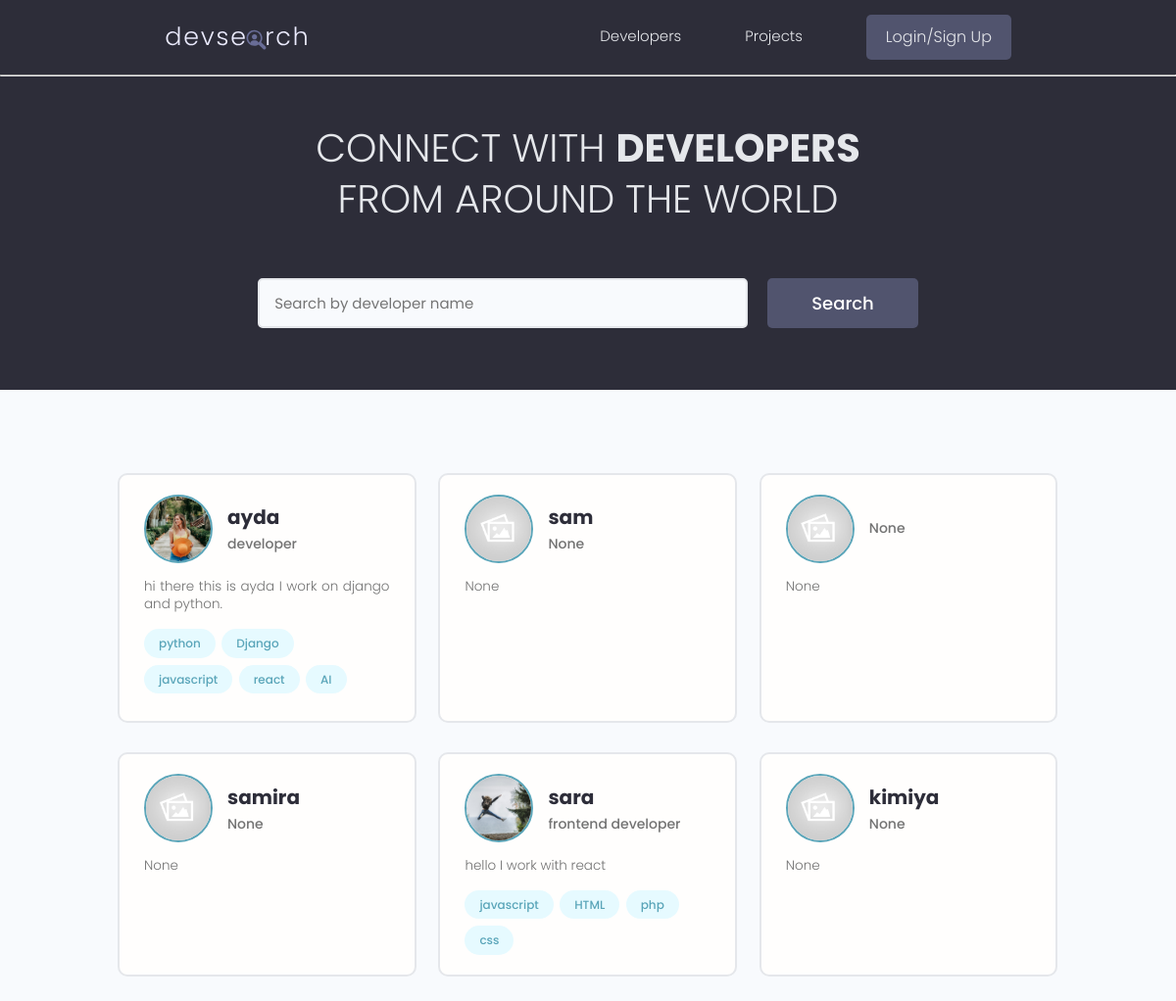
The app's page /, older data.
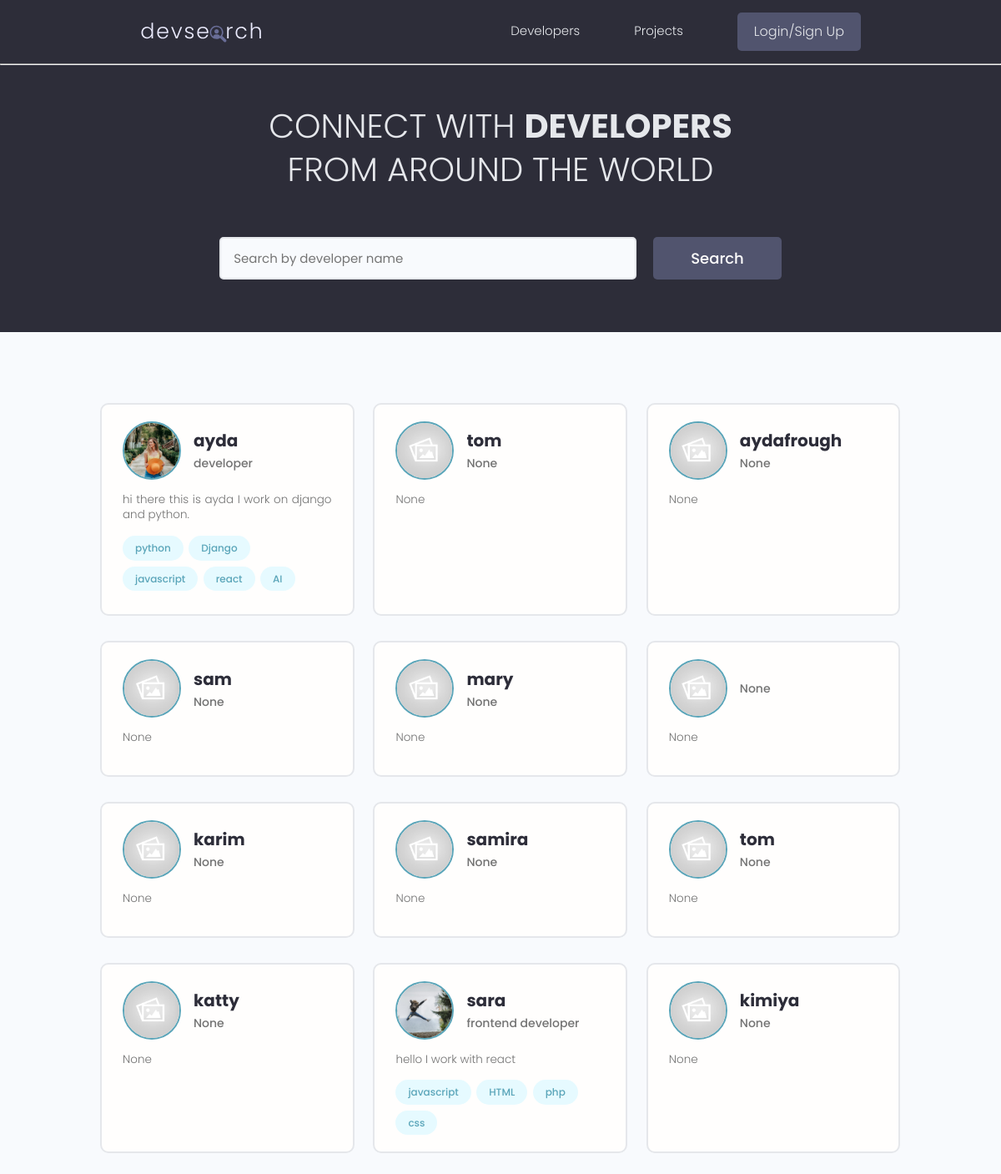
The same page, newer data.
### users/models.py (models this page shows, shortened)
class Profile(models.Model):
    user=models.OneToOneField(User, on_delete=models.CASCADE, null=True, blank=True)
    name=models.CharField(max_length=200, blank=True, null=True)
    username=models.CharField(max_length=200, blank=True, null=True)
    location=models.CharField(max_length=200, blank=True, null=True)
    email=models.EmailField(max_length=500,blank=True, null=True)
    short_intro= models.CharField(max_length=200, blank=True, null=True)
    bio=  models.TextField(blank=True, null=True)
    profile_image= models.ImageField(null=True, blank=True,upload_to='profiles/', default='profiles/default.jpg')
    social_github =models.CharField(max_length=200,blank=True,null=True)
    social_linkedin =models.CharField(max_length=200,blank=True,null=True)
    social_youtube =models.CharField(max_length=200,blank=True,null=True)
    social_website =models.CharField(max_length=200,blank=True,null=True)
    created=models.DateTimeField(auto_now_add=True)
    id= models.UUIDField(default=uuid.uuid4 , unique=True, primary_key=True, editable=False)

class skills(models.Model):
    owner= models.ForeignKey(Profile, on_delete=models.CASCADE, null=True, blank=True)
    name=models.CharField(max_length = 200,null=True, blank=True)
    description=models.TextField(null=True,blank=True)
    created=models.DateTimeField(auto_now_add=True)
    id=models.UUIDField(default=uuid.uuid4, unique=True,primary_key=True,editable=False)

### users/views.py (the view)
# urls.py: path('',views.profiles, name="profiles"),
def profiles(request):
    profiles,search_query=searchProfiles(request)
    context={'profiles':profiles,'search_query':search_query}
    return render(request,'users/profiles.html', context)

### users/utils.py (called while the page is built)
def searchProfiles(request):
    search_query=''
    if request.GET.get('search_query'):
        search_query= request.GET.get('search_query')
    s=skills.objects.filter(name__icontains=search_query)
    profiles=Profile.objects.distinct().filter(Q(name__icontains=search_query)|
    Q(short_intro__icontains=search_query)|
    Q(skills__in=s))
    return profiles, search_query

### users/templates/users/profiles.html (shortened to what this page needs)
{% extends 'main.html' %}
{% block content %}
<main class="home">
    <section class="hero-section text-center">
      <div class="container container--narrow">
        <div class="hero-section__box">
          <h2>CONNECT WITH <span>DEVELOPERS</span></h2>
          <h2>FROM AROUND THE WORLD</h2>
        </div>
        <div class="hero-section__search">
          <form class="form" action="" method="get">
            <div class="form__field">
              <input class="input input--text" id="formInput#search" type="text" value="{{search_query}}" name="search_query"
                placeholder="Search by developer name" />
            </div>
            <input class="btn btn--sub btn--lg" type="submit" value="Search" />
          </form>
        </div>
      </div>
    </section>
    <section class="devlist">
      <div class="container">
        <div class="grid grid--three">
            {% for profile in profiles %}
          <div class="column card">
            <div class="dev">
              <a href="{% url 'user-profile'  profile.id %}" class="card__body">
                <div class="dev__profile">
                  <img class="avatar avatar--md" src="{{profile.profile_image.url}}" alt="image" />
                  <div class="dev__meta">
                    <h3>{{profile.name}}</h3>
                    <h5>{{profile.short_intro|slice:"60"}}</h5>
                  </div>
                </div>
                <p class="dev__info">
                  {{profile.bio|slice:"150"}}
                </p>
                <div class="dev__skills">
                    {% for skill in profile.skills_set.all|slice:"5" %}
                  <span class="tag tag--pill tag--main">
                    <small>{{skill.name}}</small>
                  </span>
                  {% endfor %}
                </div>
              </a>
            </div>
          </div>
          {% endfor %}
        </div>
      </div>
    </section>
  </main>
{% endblock content %}

### templates/main.html (shortened to what this page needs)
{% load static %}
<html lang="en">
<head>
    <link rel="stylesheet" href="https://cdn.iconmonstr.com/1.3.0/css/iconmonstr-iconic-font.min.css" />
    <link rel="stylesheet" href="{% static 'uikit/styles/uikit.css' %}" />
    <link rel="stylesheet" href="{% static 'styles/app.css' %}">
</head>
<body>
    {%  include 'navbar.html'%}
    {% block content %}
    {% endblock content %}
</body>
</html>

### templates/navbar.html (shortened to what this page needs)
  {% load static %}
  <header class="header">
    <div class="container container--narrow">
      <a href="{% url 'profiles' %}" class="header__logo">
        <img src="{% static 'images/logo.svg' %}" alt="DevSearch Logo" />
      </a>
      <nav class="header__nav">
        <ul class="header__menu">
          <li class="header__menuItem"><a href="{% url 'profiles' %}">Developers</a></li>
          <li class="header__menuItem"><a href="{% url 'projects' %}">Projects</a></li>
          {% if request.user.is_authenticated %}
          <li class="header__menuItem"><a href="{% url 'inbox' %}">Inbox</a></li>
          <li class="header__menuItem"><a href="{% url 'account' %}">My Account</a></li>
          <li class="header__menuItem"><a href="{% url 'create-project'%}" >+ Project</a></li>
          <li class="header__menuItem"><a href="{% url 'logout' %}" class="btn btn--sub">Logout</a></li>
           {% else %}
         <li class="header__menuItem"><a href="{% url 'login' %}" class="btn btn--sub">Login/Sign Up</a></li>
          {% endif %}
        </ul>
      </nav>
    </div>
  </header>
<hr>

### static/styles/app.css (style rules this page uses)
:root { --color-sub: #2d2d39; }
.btn--sub { background-color: var(--color-sub-light); }
.card { border: 2px solid var(--color-light); }
img { width: 100%; }
.header { position: sticky; z-index: 111; background-color: var(--color-sub); padding: 1.5rem 0; }
.header > .container { display: flex; justify-content: space-between; align-items: center; }
.header__logo > img { height: 3.8rem; }
.header__nav > ul { display: inline-flex; align-items: center; list-style: none; gap: 6.5rem; }
.header__menuItem > a { color: var(--color-light); font-weight: 300; }
.hero-section { height: 40vh; display: flex; align-items: center; background-color: var(--color-sub); }
.hero-section__box { margin-bottom: 4rem; }
.hero-section__box > h2, .hero-section__box > h2 > span { font-size: 4rem; color: var(--color-light); line-height: 1.3; text-transform: uppercase; }
.hero-section__box > h2 { font-weight: 300; }
.hero-section__box > h2 > span { font-weight: 700; }
.hero-section__search > .form { display: flex; align-items: center; justify-content: center; gap: 2rem; }
.hero-section__search > .form input.input--text { width: 50rem; }
.devlist { margin-top: 8rem; }
.devlist .grid { align-items: stretch; }
.devlist .dev .dev__profile { display: flex; align-items: center; gap: 1.5rem; }
.devlist .dev .dev__meta h3 { color: var(--color-sub); font-size: 2rem; font-weight: 700; }
.devlist .dev .dev__meta h5 { color: var(--color-text); font-size: 1.4rem; font-weight: 500; }
.devlist .dev .dev__info { margin: 1.5rem 0; font-size: 1.35rem; line-height: 1.4; text-align: justify; }

### static/uikit/styles/modules/_variables.css (style rules this page uses)
:root { --color-main: #5aa5b9; --color-main-light: #e6faff; --color-sub: #3f4156; --color-sub-light: #51546e; --color-sub-lighter: #ededfd; --color-text: #737373; --color-gray: #8b8b8b; --color-light: #e5e7eb; --color-light-gray: #767676; --color-bg: #f8fafd; --color-white: #fffefd; --color-white-light: #f3f3f3; --color-success: #359e64; --color-success-bg: #def8e8; --color-error: #fc4b0b; --color-error-bg: #fff2ee; --font-base: 'Poppins', arial, helvetica, 'Segoe UI', roboto, ubuntu, sans-serif; --font-monospace: 'Fira Code', 'Courier New', courier, monospace; --font-regular: 300; --font-medium: 500; --font-bold: 700; --generic-shadow: 1px 1px 5px #00000010; --generic-transition: all 0.3s ease-in-out; }

### static/uikit/styles/modules/_base.css (style rules this page uses)
* { margin: 0; padding: 0; box-sizing: border-box; text-rendering: optimizeLegibility; color: inherit; font-size: inherit; }
html { font-size: 50%; }
@media only screen and (min-width: 480px) { html { font-size: 56.25%; } }
@media only screen and (min-width: 1200px) { html { font-size: 62.5%; } }
body { line-height: 1.6; font-weight: 400; font-size: 1.5rem; color: var(--color-text); background-color: var(--color-bg); min-height: 100vh; }

### static/uikit/styles/modules/_typography.css (style rules this page uses)
* { font-family: var(--font-base); }
h2 { font-size: 3.6rem; font-weight: var(--font-bold); }
h3 { font-size: 3.2rem; font-weight: var(--font-medium); }
h5 { font-size: 2.4rem; font-weight: var(--font-medium); }
h5, h6 { font-weight: var(--font-regular); }
p, span, strong { font-size: 1.6rem; color: var(--color-text); font-weight: var(--font-regular); }
a { padding-bottom: 2px; text-decoration: none; display: inline-block; color: var(--color-main); font-weight: var(--font-medium); }

### static/uikit/styles/modules/_utilities.css (style rules this page uses)
.container { width: 92%; max-width: 165rem; margin: 0 auto; box-sizing: border-box; }
.container--narrow { width: 92%; max-width: 120rem; }
@media screen and (min-width: 1000px) { .container { width: 90%; } }
@media screen and (min-width: 1000px) { .container--narrow { width: 85%; } }
@media screen and (min-width: 1200px) { .container { width: 80%; } }
@media screen and (min-width: 1200px) { .container--narrow { width: 72%; } }
.text-center { text-align: center; }

### static/uikit/styles/modules/_avatar.css (style rules this page uses)
.avatar { border-radius: 50%; border: 2px solid var(--color-main); object-fit: cover; }
.avatar--md { height: 7rem; width: 7rem; }

### static/uikit/styles/modules/_button.css (style rules this page uses)
.btn { display: inline-block; position: relative; cursor: pointer; background-color: var(--color-light); font-weight: var(--font-medium); color: var(--color-sub); text-decoration: none; padding: 1rem 2rem; border-radius: 0.5rem; border: none; width: -webkit-fit-content; width: -moz-fit-content; width: fit-content; height: -webkit-fit-content; height: -moz-fit-content; height: fit-content; font-size: 1.6rem; outline-width: 0; outline-color: transparent; -webkit-backface-visibility: hidden; backface-visibility: hidden; transition: all 0.3s ease-in-out; }
.btn--sub { background-color: var(--color-sub); color: var(--color-white); }
.btn--lg { font-size: 1.8rem; padding: 1.2rem 4.5rem; }

Row changes from the older to the newer data that the page shows:
added Profile: profile_image (placeholder picture), name "tom", short_intro "None", bio "None"
added Profile: profile_image (placeholder picture), name "aydafrough", short_intro "None", bio "None"
added Profile: profile_image (placeholder picture), name "mary", short_intro "None", bio "None"
added Profile: profile_image (placeholder picture), name "karim", short_intro "None", bio "None"
added Profile: profile_image (placeholder picture), name "tom", short_intro "None", bio "None"
added Profile: profile_image (placeholder picture), name "katty", short_intro "None", bio "None"
